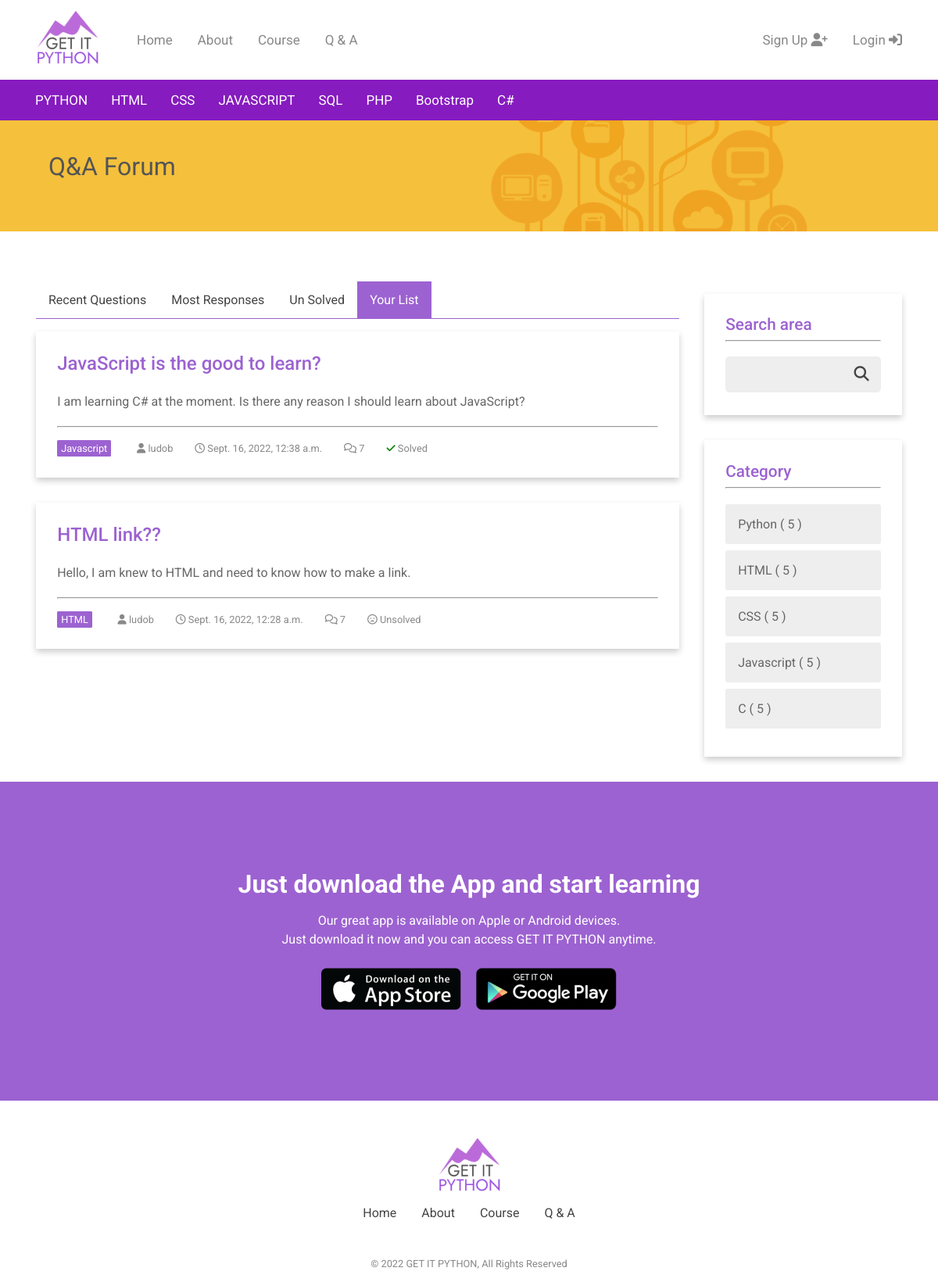
Page /forums/selected/ludob/ on the committed database.
### forums/models.py (models this page shows, shortened)
class Forum(models.Model):
    title = models.CharField(max_length=255, unique=True)
    slug = models.SlugField(allow_unicode=True, unique=True)
    category = models.ForeignKey(
        Category, related_name="categories", on_delete=models.CASCADE)
    description = models.TextField(blank=True, default='')
    created_at = models.DateTimeField(auto_now=True)
    updated = models.DateTimeField(auto_now=True)
    is_closed = models.BooleanField(default=False)
    user = models.ForeignKey(User, related_name='forums',
                             on_delete=models.CASCADE)
    class Meta:
        ordering = ["-created_at"]

class Category(models.Model):
    name = models.CharField(max_length=50, unique=True)
    position = models.IntegerField(default=0)
    class Meta:
        ordering = ['position']
    def __str__(self):
        return self.name

### accounts/models.py (models this page shows)
class CustomUser(AbstractUser):
    age = models.PositiveIntegerField(null=True, blank=True)

### forums/views.py (the view)
class ListSelectedUserForums(generic.ListView):
    model = Forum
    template_name = 'forums/forum_list_selected_user.html'
    def get_queryset(self):
        try:
            self.post_user = User.objects.prefetch_related("forums").get(
                username__iexact=self.kwargs.get("user")
            )
        except User.DoesNotExist:
            raise Http404
        else:
            return self.post_user.forums.all()
    def get_context_data(self, **kwargs):
        context = super().get_context_data(**kwargs)
        context['category'] = Category.objects.all()
        return context

### forums/templates/forums/forum_list_selected_user.html (shortened to what this page needs)
{% extends 'forums/forum_base.html' %}
{% block forum_header %}
    {% include "forums/_forum_simple_header.html" %}
{% endblock %}
{% block preforum %}
    <nav  class="forum_navbar">
        <ul>
            <li><a href="{% url 'forums:all' %}">Recent Questions</a></li>
            <li><a href="#">Most Responses</a></li>
            <li><a href="{% url 'forums:selected_unsolved' %}">Un Solved</a></li>
            <li><a id="active" href="{% url 'forums:selected_user' user.username %}">Your List</a></li>
          </ul>
    </nav>
{% endblock %}
{% block forum_content %}
    <div>
        {% for forum in forum_list %}
        <div class="card_forum">
            <h2 class="forum_list_title">
                <a class='list' href="{% url 'forums:single' pk=forum.pk %}">{{forum.title}}</a></h2>
            <p class="form_list_text">{{forum.description|truncatewords:50}}</p>
            <hr>
            <div class="forum_list_detail">
                <span id="tag">{{forum.category}}</span>
                <span><i class="fas fa-user"></i> {{forum.user}}</span>
                <span><i class="far fa-clock"></i> {{forum.created_at}}</span>
                <span><i class="far fa-comments"></i> 7</span>
                {% if forum.is_closed == True %}
                    <span><i class="fas fa-check" style="color:green;"></i> Solved</span>
                {% else %}
                    <span><i class="far fa-frown-open"></i> Unsolved</span>
                {% endif %}
            </div>
        </div>
        {% endfor %}
    </div>
{% endblock %}
{% block category %}
<div>
    <div class="card_forum">
        {% if user.is_authenticated %}
            <h3 class="forum_cat_title">Hi {{ user.username }}!</h3>
            <hr>
            <div class="forum_cat_list_container">
                <a class="forum_user_box" href="{% url 'forums:create' %}">
                    <i class="fas fa-edit"></i> Post New Question</a>
                <a class="forum_user_box" href="{% url 'forums:selected_user' user.username %}">Your Post List</a>
                <a class="forum_user_box" href="#">Your Comment List</a>
            </div>
        {% else %}
        <h3 class="forum_cat_title">Search area</h3>
        <hr>
        <br>
        {% endif %}
        <form class="forum_search_right" action="#">
            <input type="text" name="search"><button type="submit"><i class="fa fa-search"></i></button>
        </form>
    </div>
    <div class="card_forum">
        <h3 class="forum_cat_title">Category</h3>
        <hr>
        <div class="forum_cat_list_container">
            {% for c in category %}
            <a class="forum_cat_box" href="#">{{c.name}} &#40; 5 &#41;</a>
            {% endfor %}
        </div>
{% endblock %}

### static/css/main.css (style rules this page uses)
* { margin: 0; padding: 0; box-sizing: border-box; }
body { font-family: Roboto, Arial, Helvetica, sans-serif; }
h3 { font-size: 35px; }
a { text-decoration: none; }
li { list-style: none; }
button { border: none; border-radius: .3rem; transition-duration: 0.3s; }
nav { padding: 0; }

### static/css/forum.css (style rules this page uses)
.card_forum { box-shadow: 0 4px 8px 0 rgba(0, 0, 0, 0.2); transition: 0.3s; margin: 1rem 1rem 2rem 1rem; padding: 1.7rem; }
.forum_navbar ul { list-style-type: none; margin: 0 1rem; padding: 0; overflow: hidden; background-color: #ffffff; border-bottom: 1px solid #9C62D1; }
.forum_navbar li { float: left; }
.forum_navbar li a { display: block; color: #444444; text-align: center; padding: 14px 16px; text-decoration: none; }
#active { background-color: #9C62D1; color: #ffffff; }
.forum_list_title { font-family: Roboto, Arial, Helvetica, sans-serif; font-weight: 500; font-size: 1.5rem; padding-bottom: 1.5rem; color: #666666; }
.forum_list_title a { color: #9C62D1; }
.form_list_text { color: #666666; padding-bottom: 1.2rem; line-height: 1.4rem; }
.forum_list_detail { margin-top: 1rem; }
.forum_list_detail span { font-size: .8rem; color: #888888; padding-right: 1.5rem; }
#tag { display: inline-block; padding: 3px 5px; margin-right: 1.8rem; background-color: #9C62D1; color: #ffffff; border-radius: 1.5px; }
.forum_cat_title { font-family: Roboto, Arial, Helvetica, sans-serif; font-weight: 500; font-size: 1.3rem; padding-bottom: .5rem; color: #9C62D1; }
.forum_cat_list_container { padding-top: .8rem; }
.forum_cat_box { display: block; background-color: #eeeeee; margin: .5rem 0; padding: 1rem; border-radius: 3px; color: #666666; }
.forum_search_right { display: block; padding-bottom: 3rem; ; }
form.forum_search_right input[type=text] { padding: 10px; font-size: 17px; border: 3px solid #eeeeee; border-radius: 5px 0px 0px 5px; float: left; width: 75%; background: #eeeeee; margin-bottom: 5rem; }
form.forum_search_right button { float: left; width: 25%; padding: 10px; background: #eeeeee; color: #444444; font-size: 1.2rem; border: 2px solid #eeeeee; cursor: pointer; border-radius: 0 5px 5px 0; display: block; }

### rows in the picture
Forum: title "JavaScript is the good to learn?", description "I am learning C# at the moment. Is there any reason I should learn about JavaScript?", category "Javascript", user "ludob", created_at "Sept. 16, 2022, 12:38 a.m.", is_closed True (drawn)
Forum: title "HTML link??", description "Hello, I am knew to HTML and need to know how to make a link.", category "HTML", user "ludob", created_at "Sept. 16, 2022, 12:28 a.m.", is_closed False (drawn)
Category: name "Python"
Category: name "HTML"
Category: name "CSS"
Category: name "Javascript"
Category: name "C"
